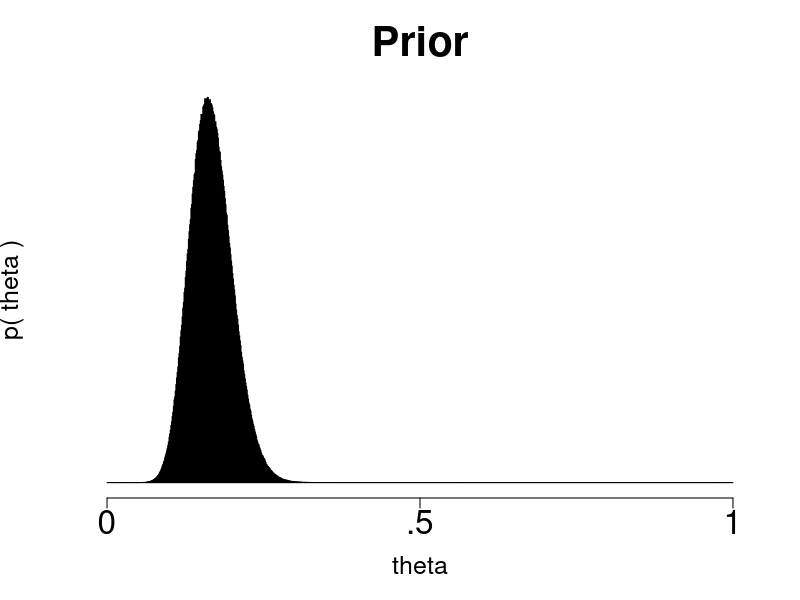
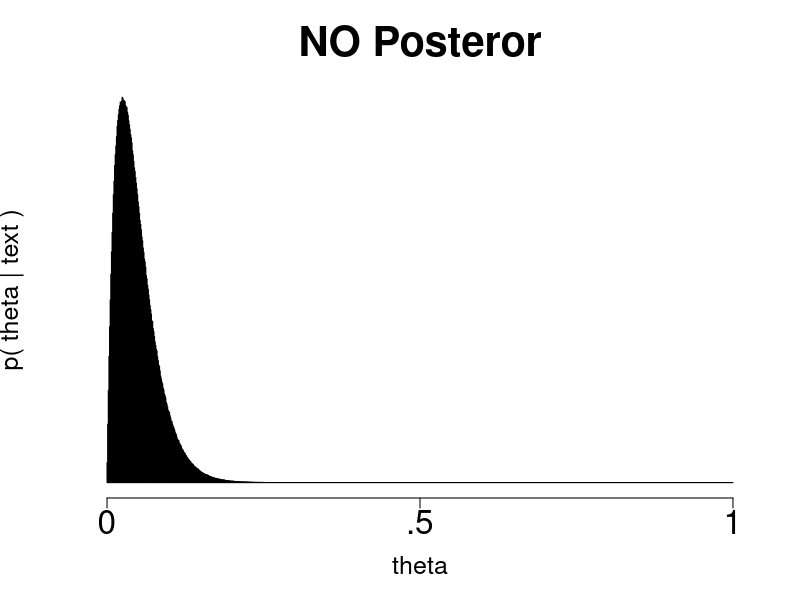
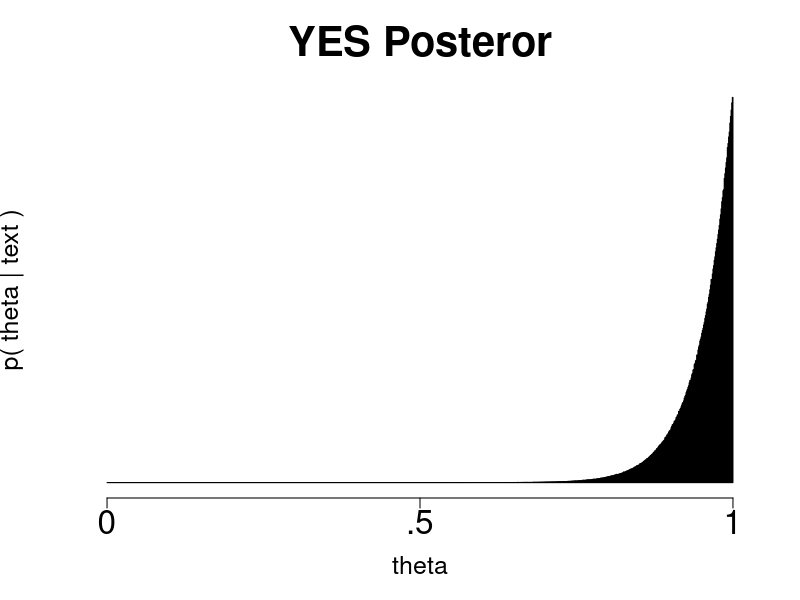
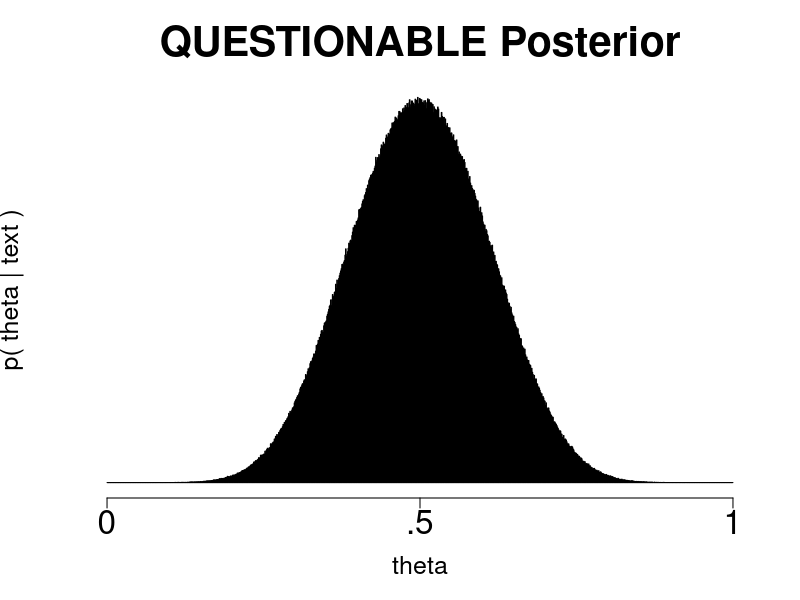
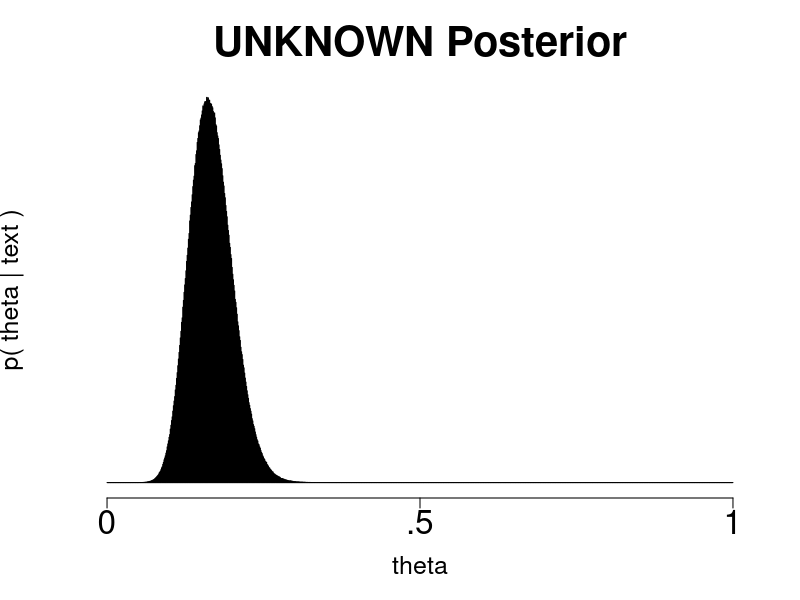

Here is the R script that generated these plots, in order:
png(file="obesity08-prior.png")
hist(rbeta(5000000,20,100),axes=FALSE,xlim=c(0,1),breaks=seq(0,1,.001),
     main="Prior", xlab="theta", ylab="p( theta )",
     cex.main=2.5, cex.lab=1.5, cex.axis=2)
axis(side=1,labels=c("0",".5","1"),at=c(0,0.5,1),cex.lab=1.5,cex.axis=2)
dev.off()

png(file="obesity08-no.png")
hist(rbeta(5000000,2,40),axes=FALSE,xlim=c(0,1),breaks=seq(0,1,.001),
     main="NO Posteror", xlab="theta", ylab="p( theta | text )",
     cex.main=2.5, cex.lab=1.5, cex.axis=2)
axis(side=1,labels=c("0",".5","1"),at=c(0,0.5,1),cex.lab=1.5,cex.axis=2)
dev.off()

png(file="obesity08-yes.png")
hist(rbeta(5000000,20,1),axes=FALSE,xlim=c(0,1),breaks=seq(0,1,.001),
     main="YES Posteror", xlab="theta", ylab="p( theta | text )",
     cex.main=2.5, cex.lab=1.5, cex.axis=2)
axis(side=1,labels=c("0",".5","1"),at=c(0,0.5,1),cex.lab=1.5,cex.axis=2)
dev.off()

png(file="obesity08-questionable.png")
hist(rbeta(5000000,10,10),axes=FALSE,xlim=c(0,1),breaks=seq(0,1,.001),
     main="QUESTIONABLE Posterior", xlab="theta", ylab="p( theta | text )",
     cex.main=2.5, cex.lab=1.5, cex.axis=2)
axis(side=1,labels=c("0",".5","1"),at=c(0,0.5,1),cex.lab=1.5,cex.axis=2)
dev.off()

png(file="obesity08-unknown.png")
hist(rbeta(5000000,20,100),axes=FALSE,xlim=c(0,1),breaks=seq(0,1,.001),
     main="UNKNOWN Posterior", xlab="theta", ylab="p( theta | text )",
     cex.main=2.5, cex.lab=1.5, cex.axis=2)
axis(side=1,labels=c("0",".5","1"),at=c(0,0.5,1),cex.lab=1.5,cex.axis=2)
dev.off()


